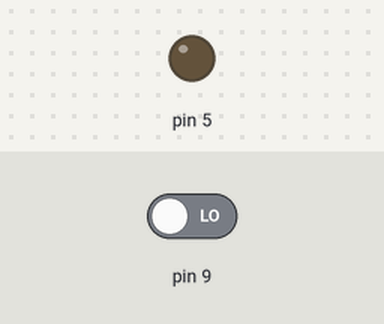
Recording of a sketch running on a simulated Arduino Uno, built with avr-gcc and run on an emulated ATmega328P. On the bench: output pins drawn as LEDs (lit = HIGH). Inputs (shaded band) come from the test bench; at power-on: pin 9 LOW.

Above: at 1.2 s.
1.3 s: pin 9 driven HIGH
At 2.5 s:
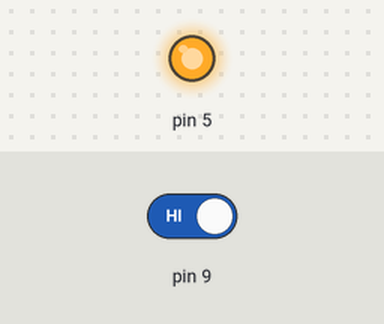
2.8 s: pin 9 driven LOW
At 3.8 s:
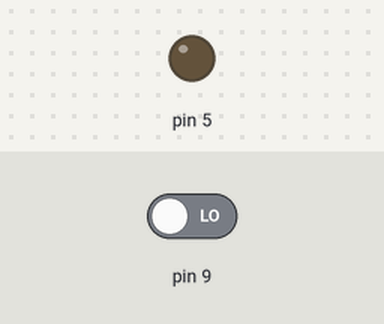
Timing chart, 0 to 5.8 s (numbered marks = the images above; inputs shaded):
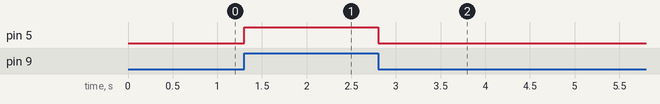

Measured:
- after the input at 1.3 s, pin 5: LOW → HIGH at once
- after the input at 2.8 s, pin 5: HIGH → LOW at once

The sketch:

digital-input.ino
```cpp
void setup() {
  pinMode(9, INPUT);
  pinMode(5, OUTPUT);
}

void loop() {
  if(digitalRead(9) == HIGH){
    digitalWrite(5, HIGH);
  }else {
    digitalWrite(5, LOW);
  }
}
```
